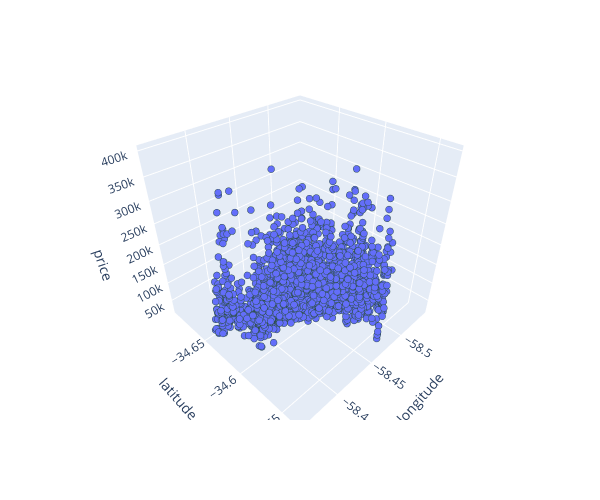

The code cell stored with this chart in its notebook:
### Code cell
# Create 3D scatter plot
fig = px.scatter_3d(
    df,
    x= "lon",
    y= "lat",
    z= "price_aprox_usd",
    labels={"lon": "longitude", "lat": "latitude", "price_aprox_usd": "price"},
    width=600,
    height=500,
)

# Refine formatting
fig.update_traces(
    marker={"size": 4, "line": {"width": 2, "color": "DarkSlateGrey"}},
    selector={"mode": "markers"},
)

# Display figure
fig.show()

### Figure 1 — Plotly figure (JSON) as saved in the notebook; plotly's stock layout.template omitted (floating-point values rounded to 4 significant figures; data arrays with more than 128 entries replaced by an {"elided": "..."} marker saying what was removed)
{"data": [{"hovertemplate": "longitude=%{x}<br>latitude=%{y}<br>price=%{z}<extra></extra>", "legendgroup": "", "marker": {"color": "#636efa", "line": {"color": "DarkSlateGrey", "width": 2}, "size": 4, "symbol": "circle"}, "mode": "markers", "name": "", "scene": "scene", "showlegend": false, "type": "scatter3d", "x": {"elided": "2658 float values"}, "y": {"elided": "2658 float values"}, "z": {"elided": "2658 float values"}}], "layout": {"height": 500, "legend": {"tracegroupgap": 0}, "margin": {"t": 60}, "scene": {"domain": {"x": [0, 1], "y": [0, 1]}, "xaxis": {"title": {"text": "longitude"}}, "yaxis": {"title": {"text": "latitude"}}, "zaxis": {"title": {"text": "price"}}}, "width": 600}}
